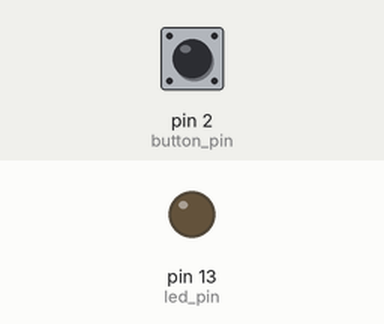
This sketch was run on a simulated Arduino Uno, built with avr-gcc and run on an emulated ATmega328P. On the bench: output pins drawn as LEDs (lit = HIGH). The test bench sets the inputs (shaded band); at power-on: pin 2 (button_pin) HIGH. Random numbers use the default seed unless the sketch sets one.

Above: at 1.2 s.
1.3 s: pin 2 (button_pin) pulled LOW for 0.15 s
At 1.37 s:
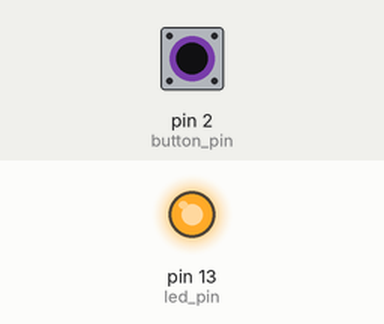
2.9 s: pin 2 (button_pin) pulled LOW for 3.2 s
At 7.1 s:
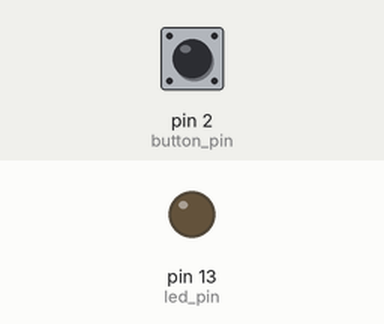
7.6 s: pin 2 (button_pin) pulled LOW for 3.2 s
At 10.61 s:
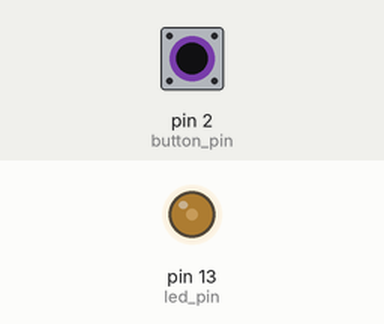
Timing chart, 0 to 12.4 s (numbered marks = the images above; inputs shaded):
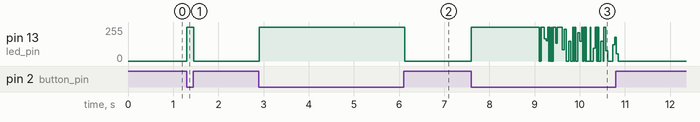

The sketch:

flashlight_v1.1.ino
```cpp
const int button_pin = 2;
const int led_pin = 13;

// || (alt gr + w , || or)
// && (alt gr + c , && or)

int charge = 5000; // in milli seconds (1000 milliseconds = 1 seconds)
int max_charge = charge;
bool button_state = true;
bool last_button_state = true;
unsigned long last_millis = 0;
bool millis_changed = false;
bool in_use = false;
bool lamp_on = false;
bool disabled = false;
int flicker_time = 2000; // the remaining time of int=charge when the light starts to flicker
int flicker_frequency = 2;
int random_number = 0;


void setup(){
  pinMode(button_pin, INPUT_PULLUP);
  pinMode(led_pin, OUTPUT);
  //Serial.begin(115200);
}

void loop(){
  random_number = random(1, 100);
  //Serial.println(charge);
  if(charge < 0){
    charge = 0;
  }
  if(charge > 5000){
    charge = max_charge;
  }
  button_state = digitalRead(button_pin);
  if(button_state != last_button_state){
    in_use = 1;
    if(digitalRead(button_pin) == false){
      in_use = 1;
      lamp_on = 1;
    }else{
      in_use = 0;
      lamp_on = 0;
    }
  }

  if(lamp_on == true && disabled == false){
    //Serial.println("xd");
    digitalWrite(led_pin ,true);
   }else if(lamp_on == false){
    digitalWrite(led_pin ,false);
  }

  if(charge <= flicker_time && in_use == true){
    if(random_number < flicker_frequency){
      lamp_on = !lamp_on;
    }
  }

  if(in_use == true){
    if(millis_changed == true && disabled == false){
      charge --;
    }
  }
  if (in_use == false || disabled == true){
    if(millis_changed == true){
      charge ++;
    }
  }

  if(charge <= 0){
    disabled = true;
    lamp_on = false;
  }

  if(disabled == true && charge >= max_charge){
    disabled = false;
    if(digitalRead(button_pin) == false){
      lamp_on = 1;
    }
  }

  if(last_millis != millis()){
    millis_changed = true;
  }else{
    millis_changed = false;
  }

  last_millis = millis();
  last_button_state = button_state;
}
```

Measured:
- after the input at 1.3 s, pin 13 (led_pin): 0/255 → 255/255 at once, → 0/255 0.15 s later
- after the input at 2.9 s, pin 13 (led_pin): 0/255 → 255/255 at once, → 0/255 3.2 s later
